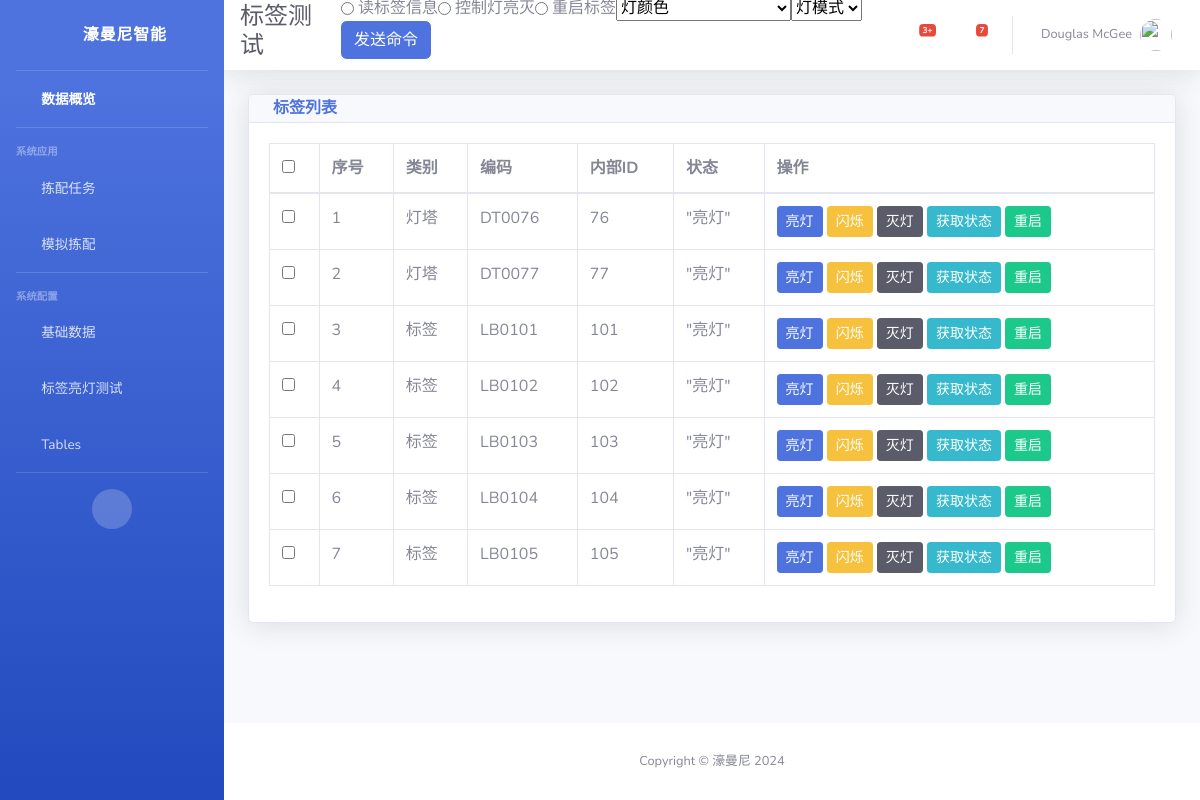
The page /ptl/label_light_test/ on the database its author committed.
### ptl/models.py (models this page shows, shortened)
class Label(models.Model):
    type = models.CharField(max_length=50, blank=True, null=True, verbose_name='标签类型',
                            choices=(('section', '灯塔'), ('node', '标签')))
    code = models.CharField(max_length=50, blank=True, null=True, verbose_name='标签外部编码')
    internal_id = models.IntegerField(blank=True, null=True, unique=True, verbose_name='标签内部ID')
    create_time = models.DateTimeField(auto_now_add=True, verbose_name='创建时间')
    update_time = models.DateTimeField(auto_now=True, verbose_name='更新时间')
    class Meta:
        verbose_name = '标签信息'
        verbose_name_plural = verbose_name

### ptl/views.py (the view)
# urls.py: path('label_light_test/', views.label_light_test, name='label_light_test'),
def label_light_test(request):
    if request.method == 'GET':
        labels = Label.objects.all()
        context = {'labels': labels, 'menu_title': '标签测试'}
    return render(request, 'ptl/label_light_test.html', context)

### ptl/templates/ptl/label_light_test.html (shortened to what this page needs)
{% extends "base.html" %}
{% block topbar %}
    <form class="form-group form-inline">
        <div class="input-group">
            <div class="form-group">
                <div class="form-check">
                    <input class="form-check-input" type="radio" name="cmd" id="NET_CMD_LABLE_INFO_GET"
                           value="NET_CMD_LABLE_INFO_GET">
                    <label class="form-check-label" for="NET_CMD_LABLE_INFO_GET">
                    </label>
                </div>
                <div class="form-check">
                    <input class="form-check-input" type="radio" name="cmd" id="NET_CMD_LABLE_LIGHT_SET"
                           value="NET_CMD_LABLE_LIGHT_SET">
                    <label class="form-check-label" for="NET_CMD_LABLE_LIGHT_SET">
                    </label>
                </div>
                <div class="form-check">
                    <input class="form-check-input" type="radio" name="cmd" id="NET_CMD_LABLE_RST"
                           value="NET_CMD_LABLE_RST">
                    <label class="form-check-label" for="NET_CMD_LABLE_RST">
                    </label>
                </div>
            </div>
            <select class="form-select" id="inputGroupSelect02" name="color">
                <option selected value="GUI_COLOR_NULL">灯颜色</option>
            </select>
            <select class="form-select" id="inputGroupSelect03" name="mode">
                <option selected value="GUI_MODE_NULL">灯模式</option>
            </select>
            <button id="batchDeleteBtn" class="btn btn-primary">发送命令</button>
        </div>
    </form>
{% endblock %}
{% block page_content %}
    <div class="card shadow mb-4">
        <div class="card-header py-0 d-flex justify-content-between align-items-center">
            <h6 class="m-1 font-weight-bold text-primary">标签列表</h6>
        </div>
        <div class="card-body">
            <div class="table-responsive">
                <table class="table table-bordered" id="dataTable">
                    <thead>
                    <tr>
                        <th><input type="checkbox" id="selectAll"/></th>
                        <th>序号</th>
                        <th>类别</th>
                        <th>编码</th>
                        <th>内部ID</th>
                        <th>状态</th>
                        <th>操作</th>
                    </tr>
                    </thead>
                    <tbody>
                    {% for label in labels %}
                        <tr>
                            <td>
                                <input type="checkbox" class="row-checkbox" value="{{ label.internal_id }}"/>
                            </td>
                            <td>{{ forloop.counter }}</td>
                            <td>{{ label.get_type_display }}</td>
                            <td>{{ label.code }}</td>
                            <td>{{ label.internal_id }}</td>
                            <td>"亮灯"</td>
                            <td>
                                <a class="btn btn-sm btn-primary"
                                   href="{% url 'ptl:single_label_light_test' label.internal_id 'NET_CMD_LABLE_LIGHT_SET' 'GUI_MODE_ON' %}">亮灯</a>
                                <a class="btn btn-sm btn-warning"
                                   href="{% url 'ptl:single_label_light_test' label.internal_id 'NET_CMD_LABLE_LIGHT_SET' 'GUI_MODE_FLASH' %}">闪烁</a>
                                <a class="btn btn-sm btn-dark"
                                   href="{% url 'ptl:single_label_light_test' label.internal_id 'NET_CMD_LABLE_LIGHT_SET' 'GUI_MODE_OFF' %}">灭灯</a>
                                <a class="btn btn-sm btn-info"
                                   href="{% url 'ptl:single_label_light_test' label.internal_id 'NET_CMD_LABLE_INFO_GET' 'GUI_MODE_NULL' %}">获取状态</a>
                                <a class="btn btn-sm btn-success"
                                   href="{% url 'ptl:single_label_light_test' label.internal_id 'NET_CMD_LABLE_RST' 'GUI_MODE_NULL' %}">重启</a>
                            </td>
                        </tr>
                    {% endfor %}
                    </tbody>
                </table>
            </div>
        </div>
    </div>
{% endblock %}

### rows shown on the page
Label: type "灯塔", code "DT0076", internal_id "76"
Label: type "灯塔", code "DT0077", internal_id "77"
Label: type "标签", code "LB0101", internal_id "101"
Label: type "标签", code "LB0102", internal_id "102"
Label: type "标签", code "LB0103", internal_id "103"
Label: type "标签", code "LB0104", internal_id "104"
Label: type "标签", code "LB0105", internal_id "105"

### other values the page prints
{{ menu_title | default:'濠曼尼智能亮灯拣配系统' }} "标签测试"
